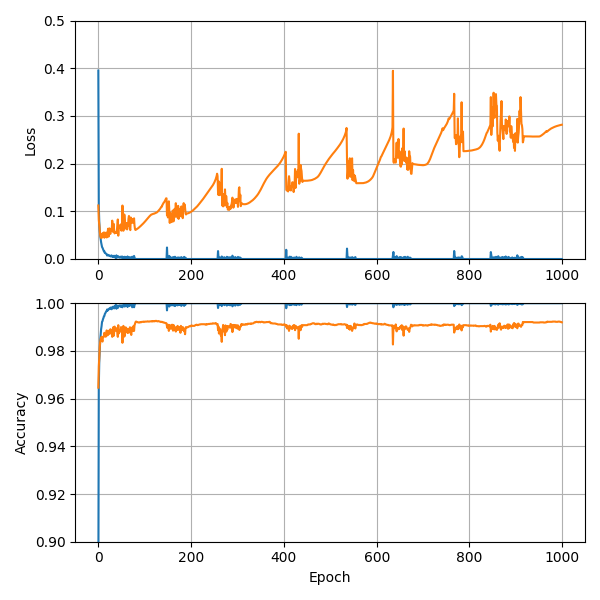

Here is the gnuplot script that generated this plot:
from matplotlib import pyplot as plt
import numpy as np

history = np.loadtxt('lenet02.txt')

plt.figure(figsize = (6, 6), tight_layout = True)

plt.subplot(2, 1, 1)
plt.plot(history[:, 1])
plt.plot(history[:, 3])
plt.grid()
plt.ylim(0., 0.5)
plt.ylabel('Loss')

plt.subplot(2, 1, 2)
plt.plot(history[:, 2])
plt.plot(history[:, 4])
plt.grid()
plt.ylim(0.9, 1.)
plt.ylabel('Accuracy')
plt.xlabel('Epoch')

epoch = history[:, 4].argmax()
print(epoch, history[epoch, 4])

plt.show()
